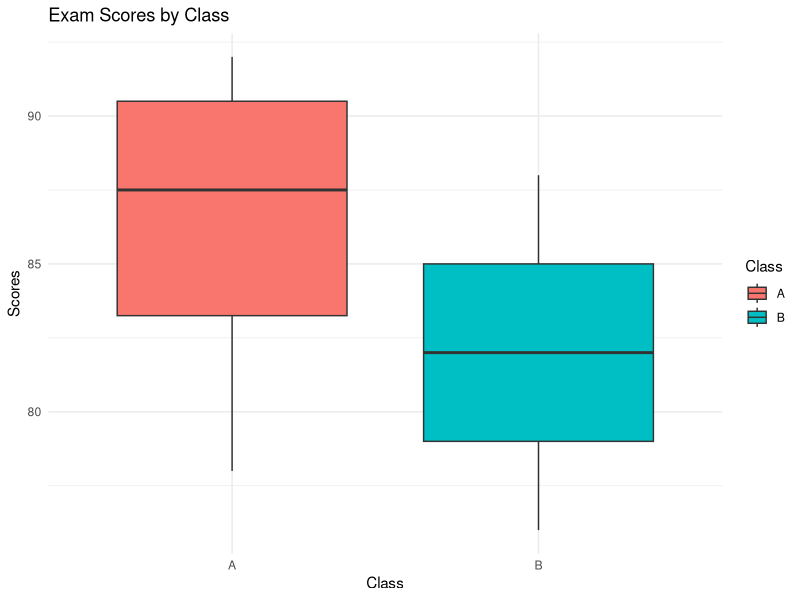

R code for this plot:
library(ggplot2)

scores_data <- data.frame(
  Class = c("A", "A", "A", "A", "B", "B", "B", "B"),
  Scores = c(85, 90, 78, 92, 88, 76, 80, 84)
)
ggplot(scores_data, aes(x = Class, y = Scores, fill = Class)) +
  geom_boxplot() +
  labs(title = "Exam Scores by Class",
       x = "Class",
       y = "Scores") +
  theme_minimal()
